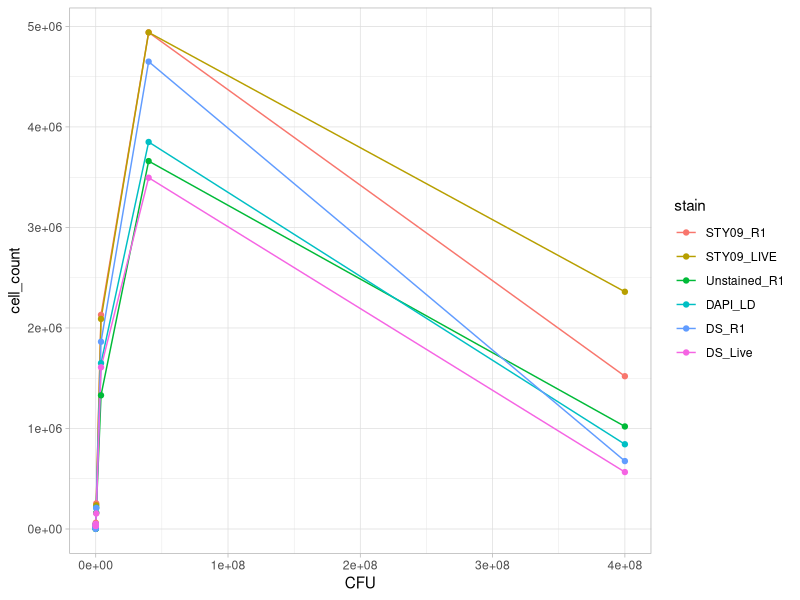
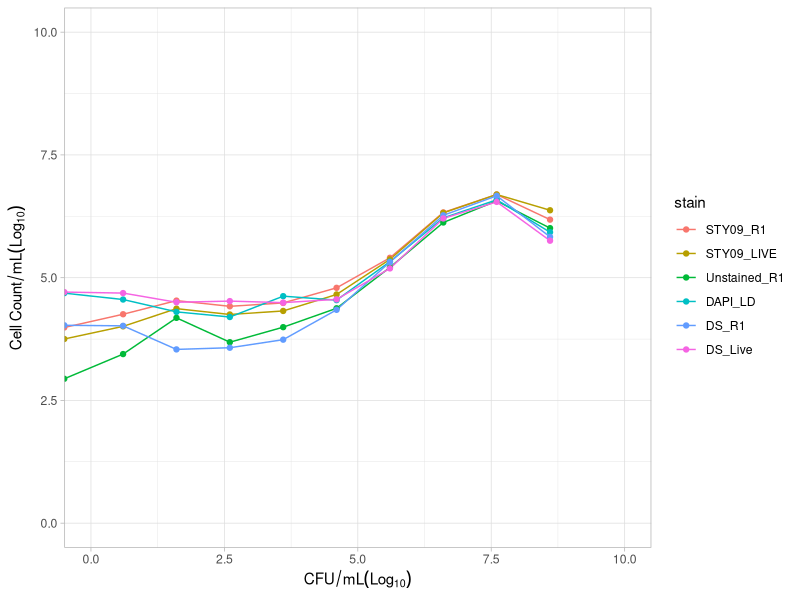

The R script that drew these images, in order: (Note: this script raises an error after producing the figures.)
# Load data 

# setwd
setwd("C:/Users/chiny/Desktop/UNSW/CELL_COUNT/Flow Cytometer/SZ221130")

library(tidyr)
library(dplyr) # data wrangling
library(ggplot2) # visualization
library(scales) # visualization

avg_data = read.csv(file= "Flow_cytometer_output_for_R_AVG_301122.csv", header = TRUE, sep = ",", dec = ".", fill = TRUE, fileEncoding = 'UTF-8-BOM')

avg_long <- gather(avg_data, stain, cell_count, STY09_R1:DS_Live, factor_key=TRUE)

# Plot for the full set of data

# Regular version
ggplot (avg_long,
        aes(x=CFU,
            y=cell_count))+
  geom_line(aes(colour=stain))+
  geom_point(aes(colour=stain))+
  theme_light()

# log version 
ggplot (avg_long,
        aes(x=log10(CFU),
            y=log10(cell_count)))+
  geom_line(aes(colour=stain))+
  geom_point(aes(colour=stain))+
  ylab(bquote(Cell~Count/mL (Log[10])))+
  xlab(bquote(CFU/mL (Log[10])))+
  #ylim(0,10)+
  #xlim(0,10)+
  scale_y_continuous(breaks=seq(0,12,2))+
  scale_x_continuous(breaks=seq(0,12,2))+
  ylim(0,10)+
  xlim(0,10)+
  theme_light()

# Cut of -inf

avg_data_ss <- subset(avg_long, log_CFU != "-Inf")

# log version 
ggplot (avg_data_ss,
        aes(x=log10(CFU),
            y=log10(cell_count)))+
  geom_line(aes(colour=stain))+
  geom_point(aes(colour=stain))+
  ylab(bquote(Cell~Count/mL (Log[10])))+
  xlab(bquote(CFU/mL (Log[10])))+
  #ylim(0,10)+
  #xlim(0,10)+
  scale_y_continuous(breaks=seq(0,12,2))+
  scale_x_continuous(breaks=seq(0,12,2))+
  ylim(0,10)+
  xlim(0,10)+
  theme_light()

# Logged data

avg_long$log_CFU <- log10(avg_long[,c("CFU")])  

avg_long$log_cc <- log10(avg_long[,c("cell_count")]) 


### BOX PLOTS WITH GROUPING TO SEE ACCURACY OF DATA

raw_data = read.csv(file= "Flow_cytometer_output_for_R_301122.csv", header = TRUE, sep = ",", dec = ".", fill = TRUE, fileEncoding = 'UTF-8-BOM')

raw_long <- gather(raw_data, stain, cell_count, STY09_R1:DS_Live, factor_key=TRUE)

ggplot(raw_long, aes(x=as.factor(CFU), y=log10(cell_count))) + 
  geom_boxplot(aes(colour=stain))+
  facet_wrap(~stain)+
  ylab(bquote(Cell~Count/mL (Log[10])))+
  xlab(bquote(CFU/mL))+
  theme_light()+
  theme(legend.position="none")
